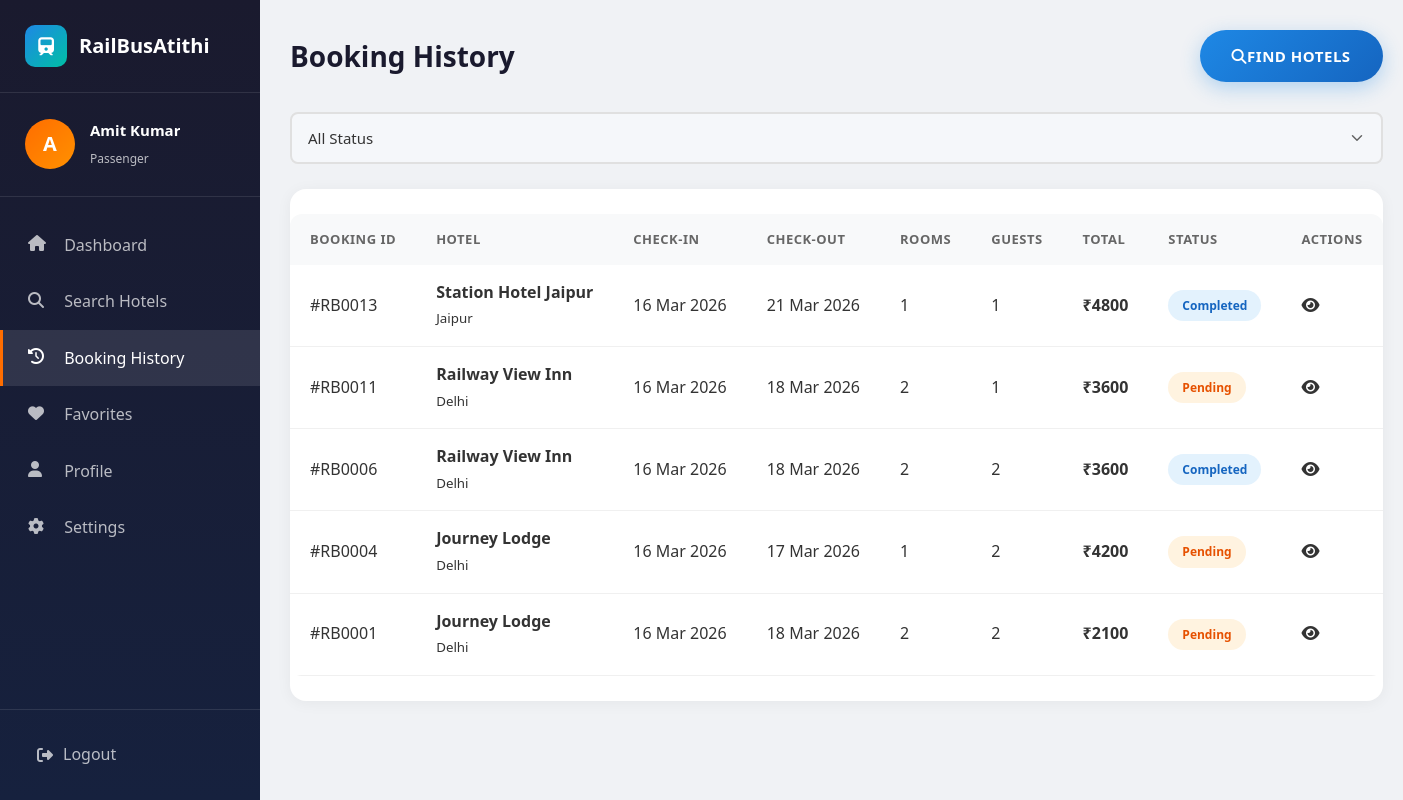
/passenger/booking-history (signed in), run on the app's committed database.
### app.py (models this page shows)
class User(db.Model):
    id = db.Column(db.Integer, primary_key=True)
    name = db.Column(db.String(100), nullable=False)
    email = db.Column(db.String(120), unique=True, nullable=False)
    password = db.Column(db.String(200), nullable=False)
    role = db.Column(db.String(20), nullable=False)  # passenger, hotel_owner, admin
    phone = db.Column(db.String(20))
    city = db.Column(db.String(100))
    location = db.Column(db.String(200))
    created_at = db.Column(db.DateTime, default=datetime.utcnow)
    reset_token = db.Column(db.String(200), nullable=True)
    bookings = db.relationship('Booking', backref='user', lazy=True)
    hotels = db.relationship('Hotel', backref='owner', lazy=True)

class Booking(db.Model):
    id = db.Column(db.Integer, primary_key=True)
    user_id = db.Column(db.Integer, db.ForeignKey('user.id'), nullable=False)
    hotel_id = db.Column(db.Integer, db.ForeignKey('hotel.id'), nullable=False)
    check_in = db.Column(db.Date, nullable=False)
    check_out = db.Column(db.Date, nullable=False)
    rooms = db.Column(db.Integer, default=1)
    guests = db.Column(db.Integer, default=1)
    total_price = db.Column(db.Integer, nullable=False)
    status = db.Column(db.String(20), default='pending')  # pending, confirmed, cancelled, completed
    payment_method = db.Column(db.String(50))
    special_requests = db.Column(db.Text)
    created_at = db.Column(db.DateTime, default=datetime.utcnow)

class Hotel(db.Model):
    id = db.Column(db.Integer, primary_key=True)
    name = db.Column(db.String(200), nullable=False)
    description = db.Column(db.Text)
    location = db.Column(db.String(200), nullable=False)
    city = db.Column(db.String(100), nullable=False)
    near_station = db.Column(db.String(100))  # Nearest railway station
    near_bus_stop = db.Column(db.String(100))  # Nearest bus stop
    distance_station = db.Column(db.Float, default=1.0)  # Distance in km
    distance_bus = db.Column(db.Float, default=1.0)  # Distance in km
    price = db.Column(db.Integer, nullable=False)
    rating = db.Column(db.Float, default=4.0)
    review_count = db.Column(db.Integer, default=0)
    total_rooms = db.Column(db.Integer, default=10)
    available_rooms = db.Column(db.Integer, default=10)
    amenities = db.Column(db.String(500))  # JSON string of amenities
    photos = db.Column(db.String(500))  # Comma-separated photo paths
    owner_id = db.Column(db.Integer, db.ForeignKey('user.id'), nullable=False)
    approved = db.Column(db.Boolean, default=False)
    created_at = db.Column(db.DateTime, default=datetime.utcnow)
    bookings = db.relationship('Booking', backref='hotel', lazy=True)

### app.py (the view)
@app.route('/passenger/booking-history')
def booking_history():
    if session.get('user_role') != 'passenger':
        return redirect(url_for('login'))
    user = User.query.get(session['user_id'])
    bookings = Booking.query.filter_by(user_id=user.id).order_by(Booking.created_at.desc()).all()
    return render_template('passenger_bookings.html', user=user, bookings=bookings)

### templates/passenger_bookings.html (shortened to what this page needs)
<!DOCTYPE html>
<html lang="en">
<head>
    <link rel="stylesheet" href="{{ url_for('static', filename='css/style.css') }}">
    <link rel="stylesheet" href="{{ url_for('static', filename='css/dashboard.css') }}">
    <link rel="stylesheet" href="https://cdnjs.cloudflare.com/ajax/libs/font-awesome/6.4.0/css/all.min.css">
</head>
<body class="dashboard-body">
    <div class="dashboard-wrapper">
        <aside class="sidebar">
            <div class="sidebar-header">
                <a href="/" class="sidebar-logo">
                    <div class="sidebar-logo-icon">
                        <i class="fas fa-train"></i>
                    </div>
                    RailBusAtithi
                </a>
            </div>
            <div class="sidebar-user">
                <div class="user-avatar">{{ user.name[0] }}</div>
                <div class="user-info">
                    <h4>{{ user.name }}</h4>
                    <span>{{ user.role }}</span>
                </div>
            </div>
            <nav class="sidebar-menu">
                <a href="{{ url_for('passenger_dashboard') }}" class="menu-item">
                    <i class="fas fa-home"></i>
                    <span>Dashboard</span>
                </a>
                <a href="{{ url_for('index') }}#hotels" class="menu-item">
                    <i class="fas fa-search"></i>
                    <span>Search Hotels</span>
                </a>
                <a href="{{ url_for('booking_history') }}" class="menu-item active">
                    <i class="fas fa-history"></i>
                    <span>Booking History</span>
                </a>
                <a href="{{ url_for('favorites') }}" class="menu-item">
                    <i class="fas fa-heart"></i>
                    <span>Favorites</span>
                </a>
                <a href="{{ url_for('profile') }}" class="menu-item">
                    <i class="fas fa-user"></i>
                    <span>Profile</span>
                </a>
                <a href="{{ url_for('settings') }}" class="menu-item">
                    <i class="fas fa-cog"></i>
                    <span>Settings</span>
                </a>
            </nav>
            <div class="sidebar-footer">
                <a href="{{ url_for('logout') }}" class="logout-btn">
                    <i class="fas fa-sign-out-alt"></i>
                    <span>Logout</span>
                </a>
            </div>
        </aside>
        <main class="main-content">
            <div class="dashboard-header">
                <h1 class="page-title">Booking History</h1>
                <div class="header-actions">
                    <a href="{{ url_for('index') }}#hotels" class="btn btn-primary">
                        <i class="fas fa-search"></i> Find Hotels
                    </a>
                </div>
            </div>
            <div class="filter-bar">
                <select class="filter-select" style="min-width: 150px;">
                    <option value="">All Status</option>
                </select>
            </div>
            <div class="card">
                <div class="card-body">
                    {% if bookings %}
                    <div class="table-container">
                        <table>
                            <thead>
                                <tr>
                                    <th>Booking ID</th>
                                    <th>Hotel</th>
                                    <th>Check-in</th>
                                    <th>Check-out</th>
                                    <th>Rooms</th>
                                    <th>Guests</th>
                                    <th>Total</th>
                                    <th>Status</th>
                                    <th>Actions</th>
                                </tr>
                            </thead>
                            <tbody>
                                {% for booking in bookings %}
                                <tr>
                                    <td>#RB{{ '%04d'|format(booking.id) }}</td>
                                    <td>
                                        <strong>{{ booking.hotel.name }}</strong><br>
                                        <small>{{ booking.hotel.city }}</small>
                                    </td>
                                    <td>{{ booking.check_in.strftime('%d %b %Y') }}</td>
                                    <td>{{ booking.check_out.strftime('%d %b %Y') }}</td>
                                    <td>{{ booking.rooms }}</td>
                                    <td>{{ booking.guests }}</td>
                                    <td><strong>₹{{ booking.total_price|int }}</strong></td>
                                    <td>
                                        <span class="status-badge {{ booking.status }}">
                                            {{ booking.status }}
                                        </span>
                                    </td>
                                    <td>
                                        <div class="action-btns">
                                            <a href="/hotel/{{ booking.hotel_id }}" class="action-btn view" title="View Hotel">
                                                <i class="fas fa-eye"></i>
                                            </a>
                                        </div>
                                    </td>
                                </tr>
                                {% endfor %}
                            </tbody>
                        </table>
                    </div>
                    {% endif %}
                </div>
            </div>
        </main>
    </div>
</body>
</html>

### static/css/style.css (style rules this page uses)
:root { --primary: #1E88E5; --primary-dark: #1565C0; --primary-light: #42A5F5; --secondary: #FF6D00; --secondary-dark: #E65100; --accent: #00BFA5; --accent-dark: #00897B; --background: #F5F7FA; --white: #FFFFFF; --text-dark: #333333; --text-light: #666666; --text-muted: #999999; --border: #E0E0E0; --shadow: 0 4px 20px rgba(0, 0, 0, 0.1); --shadow-hover: 0 8px 30px rgba(0, 0, 0, 0.15); --gradient-primary: linear-gradient(135deg, #1E88E5 0%, #1565C0 100%); --gradient-secondary: linear-gradient(135deg, #FF6D00 0%, #E65100 100%); --gradient-hero: linear-gradient(135deg, rgba(30, 136, 229, 0.9) 0%, rgba(21, 101, 192, 0.8) 100%); --border-radius: 12px; --border-radius-sm: 8px; --transition: all 0.3s ease; }
* { margin: 0; padding: 0; box-sizing: border-box; }
body { font-family: 'Segoe UI', Tahoma, Geneva, Verdana, sans-serif; background-color: var(--background); color: var(--text-dark); line-height: 1.6; overflow-x: hidden; }
a { text-decoration: none; color: inherit; transition: var(--transition); }
.btn { display: inline-flex; align-items: center; justify-content: center; padding: 14px 32px; border-radius: 50px; font-weight: 600; font-size: 15px; cursor: pointer; transition: all 0.3s cubic-bezier(0.4, 0, 0.2, 1); border: none; text-decoration: none; position: relative; overflow: hidden; text-transform: uppercase; letter-spacing: 0.5px; font-family: inherit; box-shadow: 0 4px 15px rgba(0,0,0,0.1); }
.btn::before { content: ''; position: absolute; top: 0; left: -100%; width: 100%; height: 100%; background: linear-gradient(90deg, transparent, rgba(255,255,255,0.3), transparent); transition: left 0.5s; z-index: 1; }
.btn-primary { background: linear-gradient(135deg, var(--primary) 0%, var(--primary-dark) 100%); color: var(--white); box-shadow: 0 6px 20px rgba(30, 136, 229, 0.3); }
input[type="text"], input[type="email"], input[type="password"], input[type="tel"], input[type="number"], input[type="search"], select, textarea { width: 100%; padding: 14px 16px; border: 2px solid var(--border); border-radius: var(--border-radius-sm); font-size: 15px; font-family: inherit; transition: all 0.3s ease; background: var(--background); color: var(--text-dark); }
select { appearance: none; background-repeat: no-repeat; background-position: right 15px center; background-size: 18px; padding-right: 45px; cursor: pointer; }

### data on the page
User: name "A", name "Amit Kumar", role "Passenger"
Booking: id "0013", hotel.name "Station Hotel Jaipur", hotel.city "Jaipur", check_in "16 Mar 2026", check_out "21 Mar 2026", rooms "1", guests "1", total_price "4800", status "Completed"
Booking: id "0011", hotel.name "Railway View Inn", hotel.city "Delhi", check_in "16 Mar 2026", check_out "18 Mar 2026", rooms "2", guests "1", total_price "3600", status "Pending"
Booking: id "0006", hotel.name "Railway View Inn", hotel.city "Delhi", check_in "16 Mar 2026", check_out "18 Mar 2026", rooms "2", guests "2", total_price "3600", status "Completed"
Booking: id "0004", hotel.name "Journey Lodge", hotel.city "Delhi", check_in "16 Mar 2026", check_out "17 Mar 2026", rooms "1", guests "2", total_price "4200", status "Pending"
Booking: id "0001", hotel.name "Journey Lodge", hotel.city "Delhi", check_in "16 Mar 2026", check_out "18 Mar 2026", rooms "2", guests "2", total_price "2100", status "Pending"
